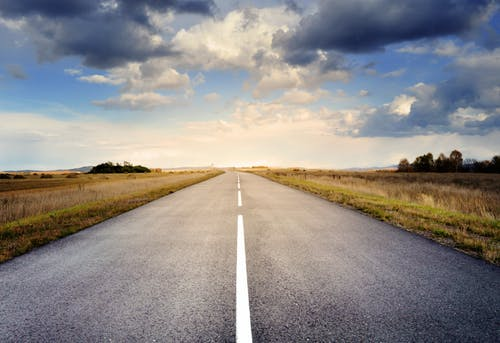
#> input picture src/InputImages/Image1.jpeg, 500 x 343 px; its folder holds only this picture in this run
$ python main.py
#> lines starting #> are read from the running program, lines starting #| are printed output that depends on the picture; after the words box and inside, x2 and y2 are one past the last pixel; in counts of white or black regions, pixels touching at a corner belong together
###############################################################################
# File          : main.py
# Created by    : Rahul Kedia
# Created on    : 24/01/2020
# Project       : SegmentLaneLines
# Description   : This file contains the main source code for the project.
################################################################################

import cv2
import numpy as np
import os
import src.macros as M


################################################################################
# Function      : FindLines
# Parameters    : Image - Holds the image to be processed on which lines
#                         will be drawn.
#                 EdgeImage - Holds Edge image of MaskImage
#                 MaskImage - Holds the input image after masking.
#                 Lines - Holds the list of lines found.
# Description   : This function finds the mask image of the original image
#                 for yellow and white areas showing road lines. But other
#                 similar coloured objects are also included like air.
# Return        : Image
################################################################################
def FindLines(MaskImage, InputImage):
    # Copy original Image
    Image = InputImage.copy()

    # Find edge image and lines in the edge image.
    EdgeImage = cv2.Canny(MaskImage, 10, 10, apertureSize=3)
    Lines = cv2.HoughLinesP(EdgeImage, 1, np.pi / 180, 10, minLineLength=M.MIN_LINE_LENGTH, maxLineGap=40)

    # Run code according to the approach used.
    if M.CROP_IMAGE_or_LOWER_HALF_APPROACH == 1:        # Lower Half Approach
        # Check if no lines are found
        if Lines is not None:
            for Line in Lines:
                for x1, y1, x2, y2 in Line:
                    # Filter lines whose both ends are in the upper half of the image.
                    if y1 >= Image.shape[0]/2 and y2 >= Image.shape[0]/2:
                        # Draw line.
                        cv2.line(Image, (x1, y1), (x2, y2), (0, 255, 0), 2)

        else:
            # Possible reason of no lines found is high value of minLineLength parameter.
            # If M.MIN_LINE_LENGTH < 0, then the lines are not found in any condition so return.
            if M.MIN_LINE_LENGTH >= 0:
                M.MIN_LINE_LENGTH -= 1
                FindLines(MaskImage, Image)
            else:
                return Image

    elif M.CROP_IMAGE_or_LOWER_HALF_APPROACH == 0:      # Crop Image Approach
        # Check if no lines are found
        if Lines is not None:
            for Line in Lines:
                for x1, y1, x2, y2 in Line:
                    # Draw Line.
                    cv2.line(Image, (x1, y1 + int(Image.shape[0]/2)),\
                             (x2, y2 + int(Image.shape[0]/2)), (0, 255, 0), 2)

        else:
            # Possible reason of no lines found is high value of minLineLength parameter.
            # If M.MIN_LINE_LENGTH < 0, then the lines are not found in any condition so return.
            if M.MIN_LINE_LENGTH >= 0:
                M.MIN_LINE_LENGTH -= 1
                FindLines(MaskImage, Image)
            else:
                return Image

    # Reset the value to original.
    M.MIN_LINE_LENGTH = M.MIN_LINE_LENGTH_FIX

    return Image


################################################################################
# Function      : FindMaskImage
# Parameters    : InputImage - Holds the image to be processed.
#                 HSVImage - Holds hsv form of input image.
#                 MaskImage - Holds the image after masking.
#                 Kernel - kernel used for erosion.
#                 ErodedMask - Hold the eroded mask image.
# Description   : This function finds the mask image of the original image
#                 for yellow and white areas showing road lines. But other
#                 similar coloured objects are also included like air.
# Return        : ErodedMask
################################################################################
def FindMaskImage(InputImage):
    # Convert to HSV and apply mask
    HSVImage = cv2.cvtColor(InputImage, cv2.COLOR_BGR2HSV)
    MaskImage = cv2.inRange(HSVImage, M.LOWER_BOUND, M.UPPER_BOUND)

    # Erode the mask image
    Kernel = np.ones((3, 3), np.uint8)
    ErodedMask = cv2.erode(MaskImage, Kernel, iterations=1)

    return ErodedMask


################################################################################
# Function      : ProcessImage
# Parameters    : InputImage - Holds the image to be processed.
#                 MaskImage - Holds the image after masking.
#                 LanesImage - Holds the image with lanes found.
# Description   :
# Return        :
################################################################################
def ProcessImage(InputImage):
    # Find mask of the image for white and yellow colours.
    MaskImage = FindMaskImage(InputImage)

    # Crop image according to approach used
    if M.CROP_IMAGE_or_LOWER_HALF_APPROACH == 0:
        MaskImage = MaskImage[int(MaskImage.shape[0]/2):, :]

    LanesImage = FindLines(MaskImage, InputImage)

    cv2.imshow("InputImage", InputImage)
    cv2.imshow("LanesDetected", LanesImage)


################################################################################
# Function      : ReadInputAndProcess
# Parameters    : InputImagesFolderPath - This contains the path of
#                                         InputImages folder
#                 ImageName - Name of image to be read
#                 InputImage - Input image to be processed
#                 KeyPressed - read the key pressed by the user
# Description   : This function reads all images present in InputImages folder
#                 one by one and passes them for processing and breaks the
#                 process when spacebar is pressed.
# Return        : -
################################################################################
def ReadInputAndProcess():
    InputImagesFolderPath = os.path.abspath(os.path.join('InputImages'))

    # Read input mages one by one nd passing for execution
    for ImageName in os.listdir(InputImagesFolderPath):
        InputImage = cv2.imread(InputImagesFolderPath + '/' + ImageName)
#> InputImage is the input picture: shape (343, 500, 3); mean B, G, R 135.9, 137.8, 142
        InputImage = cv2.resize(InputImage, (842, 486))
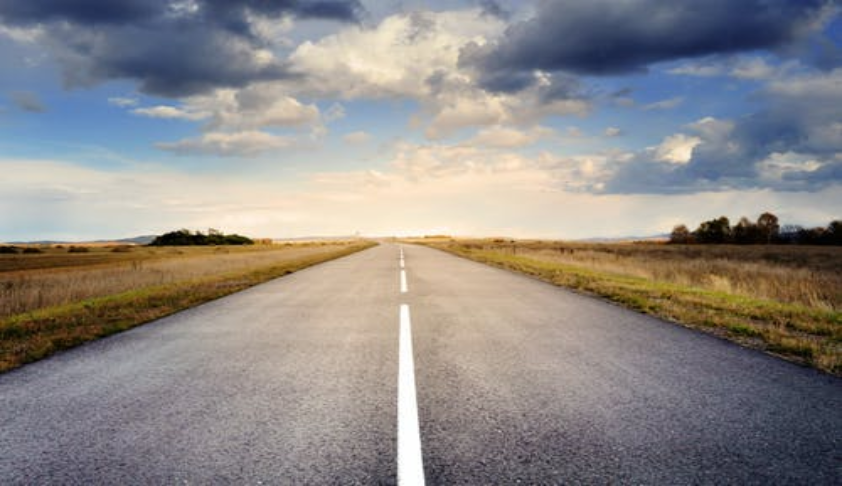
#> InputImage: shape (486, 842, 3); mean B, G, R 135.7, 137.6, 141.8

        ProcessImage(InputImage)
#> in FindMaskImage, `HSVImage = cv2.cvtColor(InputImage, cv2.COLOR_BGR2HSV)`: HSVImage: shape (486, 842, 3); mean H, S, V 67.3, 62.6, 155.2
#> in FindMaskImage, `MaskImage = cv2.inRange(HSVImage, M.LOWER_BOUND, M.UPPER_BOUND)`:
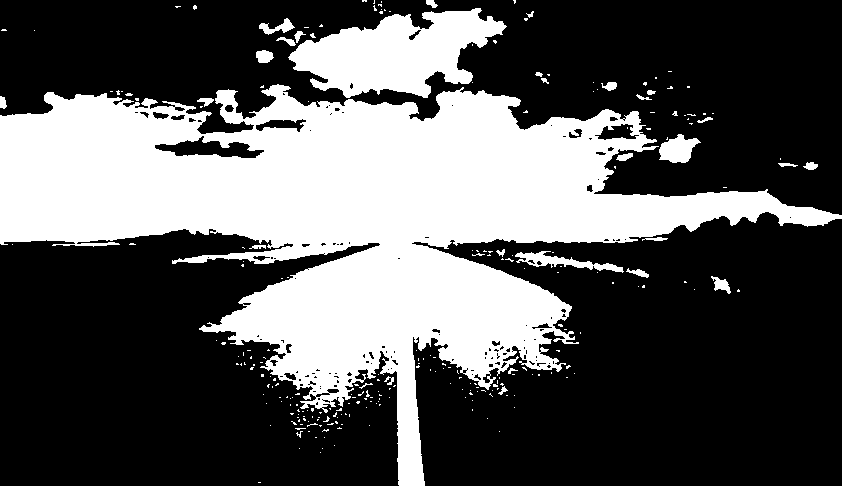
#> MaskImage: shape (486, 842); 34.4% white; 256 white regions (226 under 20 px), largest, box (x1, y1, x2, y2) and area: (0, 84, 842, 486) 125142, (288, 8, 507, 98) 11358, (515, 251, 624, 273) 803
#> in FindMaskImage, `ErodedMask = cv2.erode(MaskImage, Kernel, iterations=1)`:
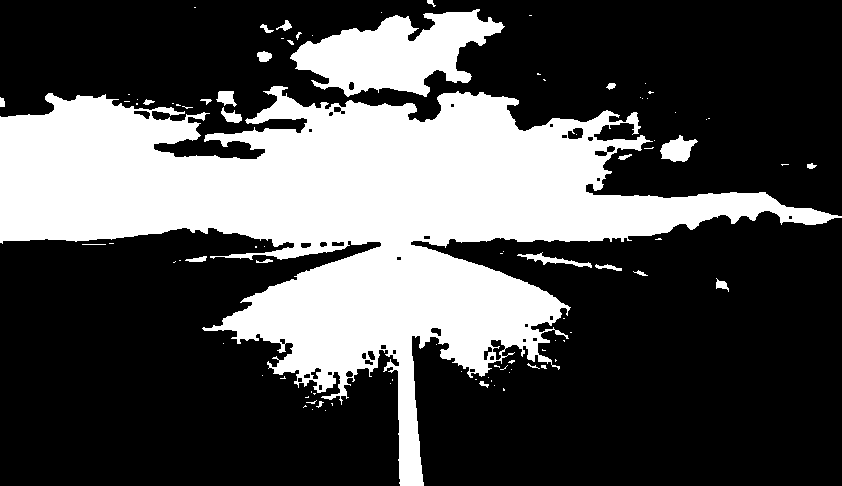
#> ErodedMask: shape (486, 842); 31.4% white; 93 white regions (66 under 20 px), largest, box (x1, y1, x2, y2) and area: (0, 86, 842, 486) 115433, (290, 9, 505, 97) 10381, (660, 135, 698, 162) 611
#> in ProcessImage, `MaskImage = MaskImage[int(MaskImage.shape[0]/2):, :]`:
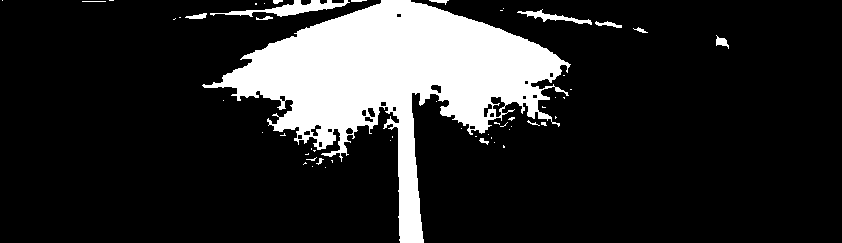
#> MaskImage: shape (243, 842); 16.5% white; 55 white regions (40 under 20 px), largest, box (x1, y1, x2, y2) and area: (202, 0, 571, 243) 31893, (210, 0, 350, 17) 820, (517, 9, 592, 25) 329
#> in FindLines, `EdgeImage = cv2.Canny(MaskImage, 10, 10, apertureSize=3)`:
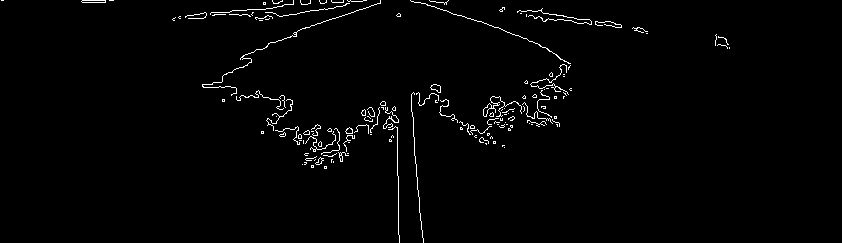
#> EdgeImage: shape (243, 842); 1.6% white in thin lines or dots, all inside (x1, y1, x2, y2) = (1, 0, 730, 243)
#> in FindLines, `Lines = cv2.HoughLinesP(EdgeImage, 1, np.pi / 180, 10, minLineLength=M..`: Lines = 107 rows, first 6: [485, 143, 569, 67], [411, 94, 419, 212], [211, 12, 272, 17], [294, 32, 380, 2], [280, 136, 440, 114], [173, 18, 343, 0]
#> the loop in FindLines, `for Line in Lines:` made 107 passes
#> Line on passes 1 to 12: [[485, 143, 569, 67]], [[411, 94, 419, 212]], [[211, 12, 272, 17]], [[294, 32, 380, 2]], [[280, 136, 440, 114]], [[173, 18, 343, 0]], [[294, 138, 566, 95]], [[365, 120, 540, 111]], [[396, 116, 398, 234]], [[529, 10, 639, 27]], [[261, 20, 342, 6]], [[313, 143, 395, 126]]
#> after the loop in FindLines, `for Line in Lines:`:
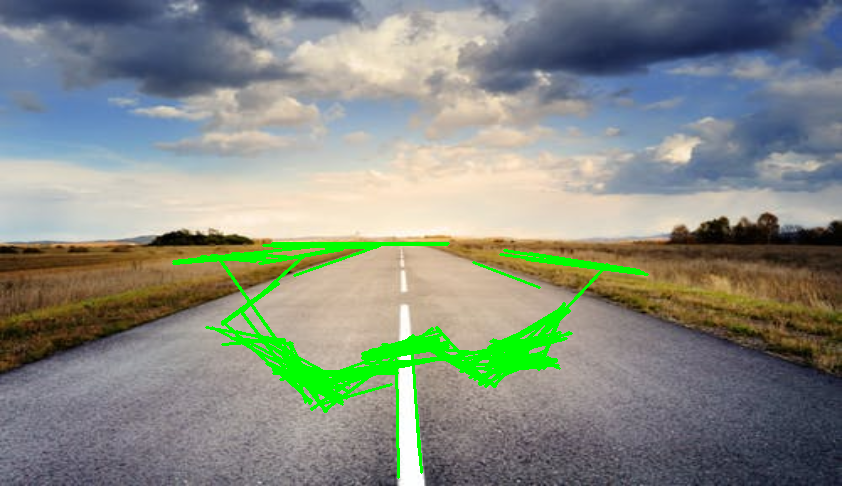
#> Image: shape (486, 842, 3); 3.86% of pixels changed, all inside (x1, y1, x2, y2) = (172, 242, 649, 479)

        # Check waitkey value.
        KeyPressed = cv2.waitKey(M.WAITKEY_VALUE)
#> (key Esc is pressed here)
        if KeyPressed == 32:      # Break when "Spacebar" is pressed
            break


ReadInputAndProcess()

$ run again, on src/InputImages/Image4.jpeg
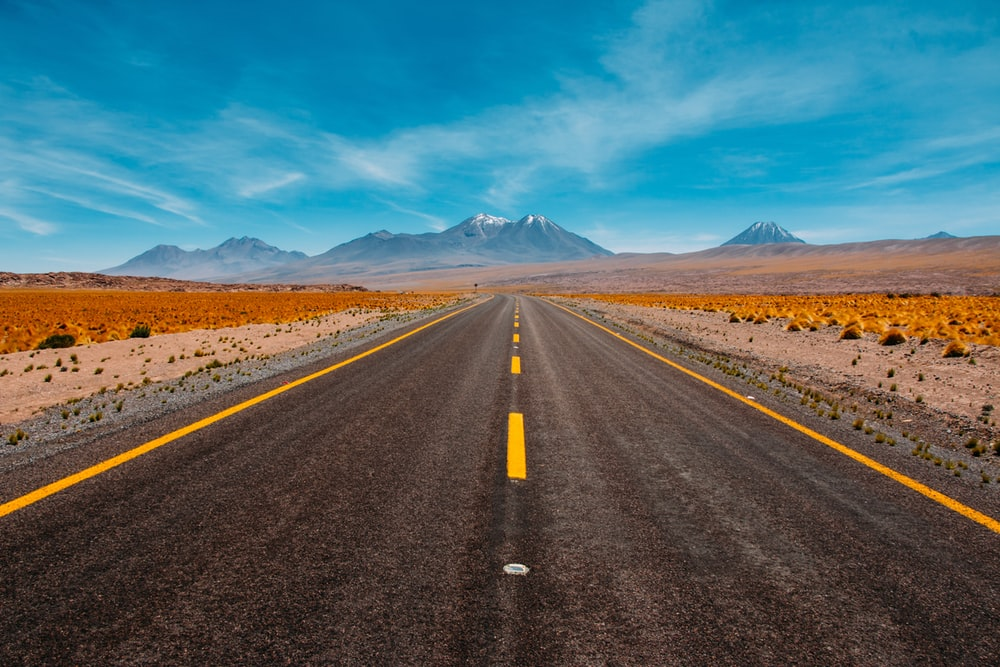
#> input picture src/InputImages/Image4.jpeg, 1000 x 667 px
#> in ReadInputAndProcess, InputImage is the input picture: shape (667, 1000, 3); mean B, G, R 110.4, 106.7, 83.2
#> InputImage: shape (486, 842, 3)
#> HSVImage: shape (486, 842, 3); mean H, S, V 45.8, 134.4, 137.1
#> in FindMaskImage, `MaskImage = cv2.inRange(HSVImage, M.LOWER_BOUND, M.UPPER_BOUND)`:
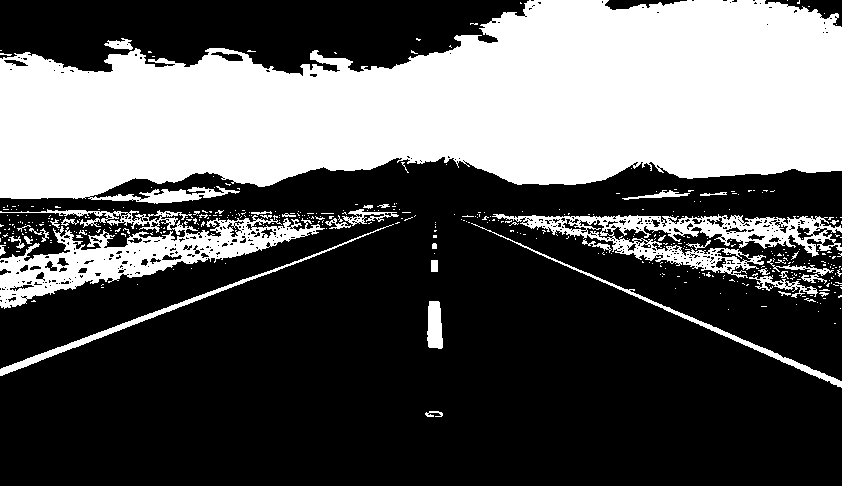
#> MaskImage: shape (486, 842); 35.5% white; 437 white regions (396 under 20 px), largest, box (x1, y1, x2, y2) and area: (0, 0, 842, 204) 119533, (0, 209, 325, 309) 10638, (492, 214, 842, 278) 7072
#> ErodedMask: shape (486, 842); 30.6% white; 246 white regions (215 under 20 px), largest, box (x1, y1, x2, y2) and area: (0, 0, 842, 198) 115072, (0, 226, 315, 307) 5226, (0, 285, 233, 375) 733
#> EdgeImage: shape (243, 842); 1.6% white in thin lines or dots, all inside (x1, y1, x2, y2) = (0, 0, 842, 143)
#> Lines = 79 rows, first 6: [0, 126, 277, 25], [587, 31, 840, 138], [1, 131, 273, 27], [20, 2, 204, 15], [736, 97, 841, 142], [18, 37, 150, 30]
#> the loop in FindLines, `for Line in Lines:` made 79 passes
#> after the loop in FindLines, `for Line in Lines:`:
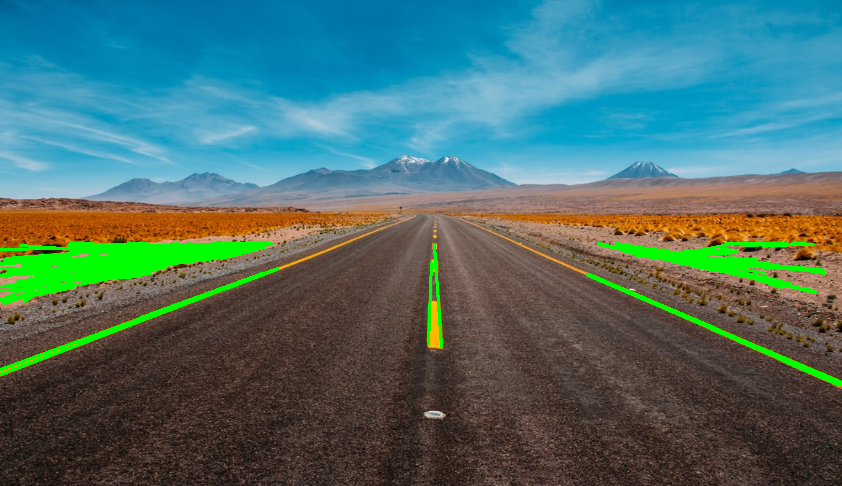
#> Image: shape (486, 842, 3); mean B, G, R 107.2, 111, 76

$ run again, on src/InputImages/Image6.jpeg
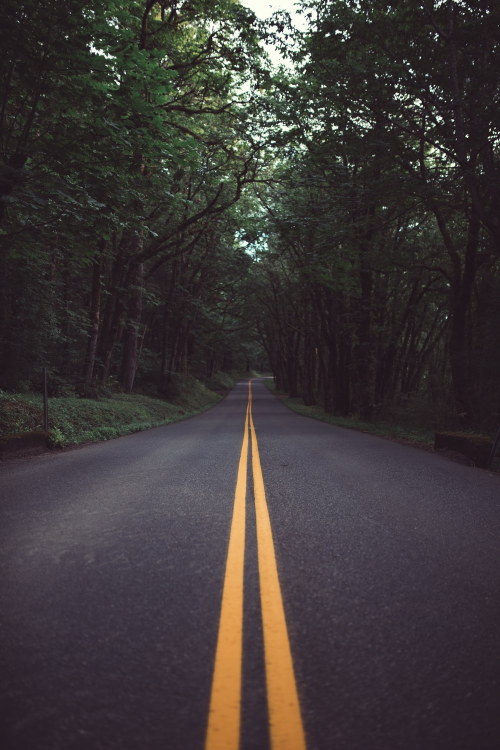
#> input picture src/InputImages/Image6.jpeg, 1000 x 1500 px (shown at 1/2 size)
#> in ReadInputAndProcess, InputImage is the input picture: shape (1500, 1000, 3); mean B, G, R 56.4, 56.4, 62.6
#> InputImage: shape (486, 842, 3)
#> HSVImage: shape (486, 842, 3); mean H, S, V 108, 48.8, 65.2
#> in FindMaskImage, `MaskImage = cv2.inRange(HSVImage, M.LOWER_BOUND, M.UPPER_BOUND)`:
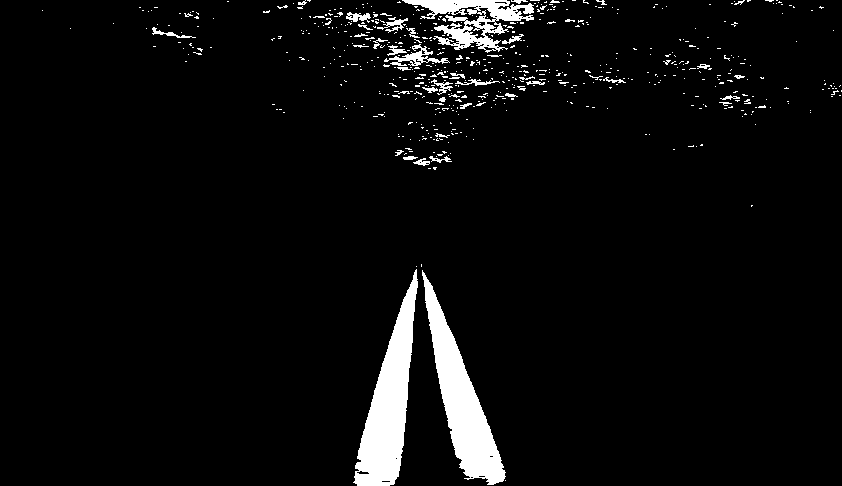
#> MaskImage: shape (486, 842); 4.7% white; 602 white regions (556 under 20 px), largest, box (x1, y1, x2, y2) and area: (353, 269, 418, 486) 6147, (422, 270, 506, 485) 5928, (402, 0, 534, 53) 2824
#> ErodedMask: shape (486, 842); 3.1% white; 82 white regions (72 under 20 px), largest, box (x1, y1, x2, y2) and area: (356, 273, 417, 486) 5536, (424, 276, 504, 484) 5267, (405, 0, 518, 20) 881
#> EdgeImage: shape (243, 842); 0.47% white in thin lines or dots, all inside (x1, y1, x2, y2) = (355, 29, 504, 243)
#> Lines = [[401, 204, 416, 30], [451, 91, 501, 221], [425, 53, 434, 103], [358, 210, 391, 95], [434, 108, 455, 209], [394, 86, 415, 29], [442, 70, 473, 149], [399, 213, 414, 51]]
#> the loop in FindLines, `for Line in Lines:` made 8 passes
#> after the loop in FindLines, `for Line in Lines:`:
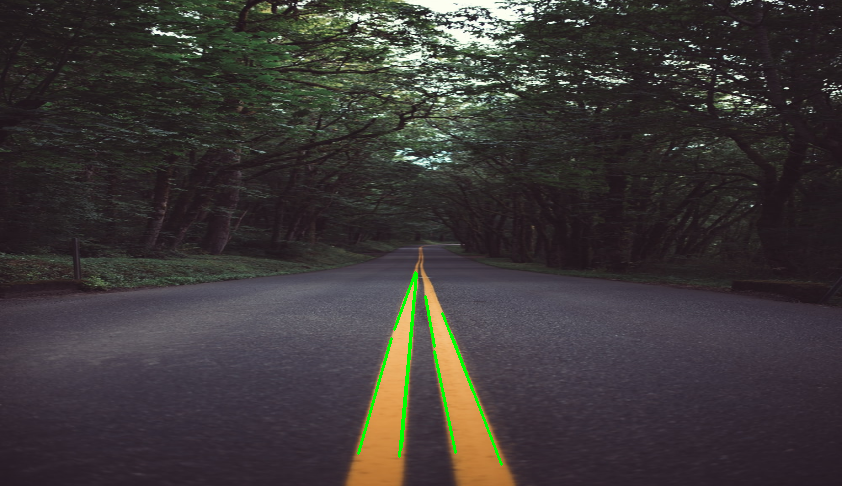
#> Image: shape (486, 842, 3); mean B, G, R 55.8, 56.8, 61.4
